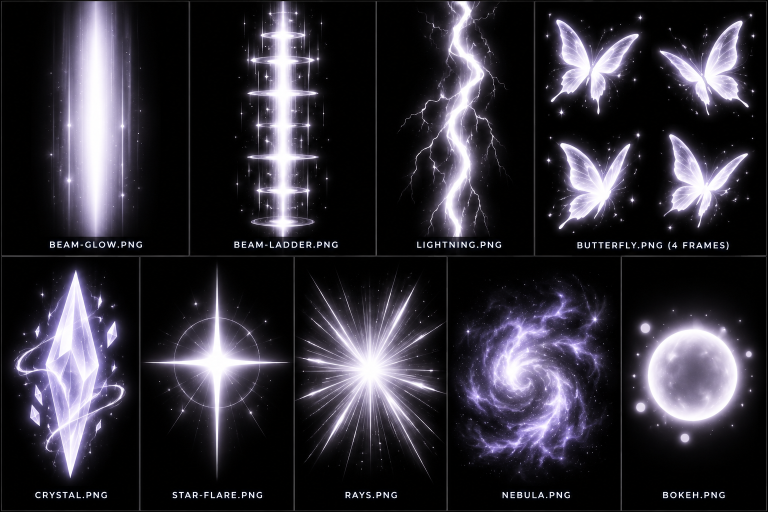
#> input picture huzz-valley/design/vfx/owner-vfx-sheet-oct17.png, 1536 x 1024 px, found by its file name (shown at 1/2 size)
$ python cut_owner_sheet.py
#> lines starting #> are read from the running program, lines starting #| are printed output that depends on the picture
# Cuts the owner's 9 effect pictures (design/vfx/owner-vfx-sheet-oct17.png, one 1536x1024 sheet from their other AI,
# "Secret cutscene effect pictures", docs/PICTURES-TO-MAKE.md section 8) into our assets/fx files, replacing our
# own drawings. Each panel is cut inside its grey border and above its printed label; the picture's brightness
# becomes the alpha on white, so ParticleEmitter/Beam colours tint it like before. Beam textures run along their
# length in Roblox, so the tall beams and the lightning are turned on their side (our files were wide too).
# The panels are small (about 300 x 460 px each), so these are softer than separate 512 px PNGs would be.
# Usage (from huzz-valley/): python3 tools/fx/cut_owner_sheet.py   then python3 tools/icons/pack_images.py
import os
import numpy as np
from PIL import Image

SRC = 'design/vfx/owner-vfx-sheet-oct17.png'
OUT = 'assets/fx'
TOP, BOT = (6, 470), (516, 976)  # rows of the two bands, above the labels
# name: (x0, x1, band, out size, turn)
PANELS = {
    'beam-glow': (7, 375, TOP, (512, 128), True),
    'beam-ladder': (382, 749, TOP, (512, 128), True),
    'lightning': (756, 1065, TOP, (512, 128), True),
    'butterfly': (1072, 1529, TOP, (512, 512), False),
    'crystal': (7, 276, BOT, (256, 256), False),
    'star-flare': (283, 585, BOT, (256, 256), False),
    'rays': (592, 891, BOT, (512, 512), False),
    'nebula': (898, 1239, BOT, (256, 256), False),
    'bokeh': (1246, 1529, BOT, (256, 256), False),
}


def to_alpha(img):
    a = np.asarray(img.convert('RGB')).astype(float)
    lum = a.max(2)
    lum = np.clip((lum - 10) / 245, 0, 1)  # (the black isn't quite black: lift it to clear)
    out = np.zeros(a.shape[:2] + (4,), np.uint8)
    out[..., :3] = 255
    out[..., 3] = (lum * 255).astype(np.uint8)
    return Image.fromarray(out, 'RGBA')


def fit(img, size):
    # keep the shape's proportions on a transparent square/strip of `size`
    w, h = img.size
    s = min(size[0] / w, size[1] / h)
    img = img.resize((max(1, round(w * s)), max(1, round(h * s))), Image.LANCZOS)
    canvas = Image.new('RGBA', size, (255, 255, 255, 0))
    canvas.paste(img, ((size[0] - img.size[0]) // 2, (size[1] - img.size[1]) // 2))
    return canvas


def butterfly(img):
    # their 4 frames sit in a 2x2 grid: square each quarter on its own centre so the flipbook doesn't jump
    w, h = img.size
    sheet = Image.new('RGBA', (512, 512), (255, 255, 255, 0))
    for i in range(4):
        cx, cy = i % 2, i // 2
        q = img.crop((cx * w // 2, cy * h // 2, (cx + 1) * w // 2, (cy + 1) * h // 2))
        sheet.paste(fit(q, (256, 256)), (cx * 256, cy * 256))
    return sheet


sheet = Image.open(SRC)
#> sheet is the input picture: PIL image 1536x1024 RGB; mean R, G, B 49.6, 46.8, 55.5
for name, (x0, x1, (y0, y1), size, turn) in PANELS.items():
    img = to_alpha(sheet.crop((x0, y0, x1, y1)))
    bbox = img.getchannel('A').point(lambda v: 255 if v > 6 else 0).getbbox()
    if name == 'butterfly':
        out = butterfly(img)
    else:
        img = img.crop(bbox)
        if turn:
            img = img.rotate(90, expand=True)
            out = img.resize(size, Image.LANCZOS)  # (stretched along the beam: it is drawn that way in Roblox)
        else:
            out = fit(img, size)
    out.save(os.path.join(OUT, name + '.png'))
    print(name, out.size)
#> this loop made 9 passes
#> bbox on passes 1 to 9: (79, 0, 290, 464), (88, 0, 278, 464), (38, 0, 267, 464), (15, 17, 441, 461), (8, 10, 257, 453), (0, 9, 301, 445), (0, 23, 299, 446), (8, 29, 331, 448), (5, 84, 272, 385)
#> pass 1, in to_alpha, `a = np.asarray(img.convert('RGB')).astype(float)`:
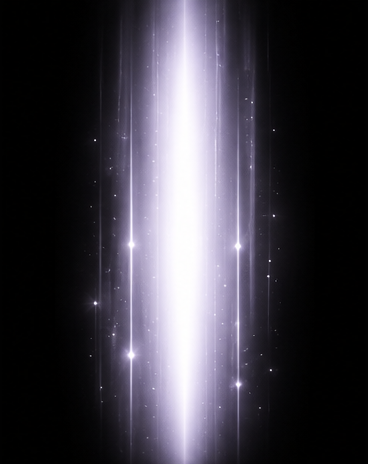
#> a: shape (464, 368, 3) float64; mean R, G, B 62.1, 59.1, 68.6
#> pass 1, in to_alpha, `lum = a.max(2)`:
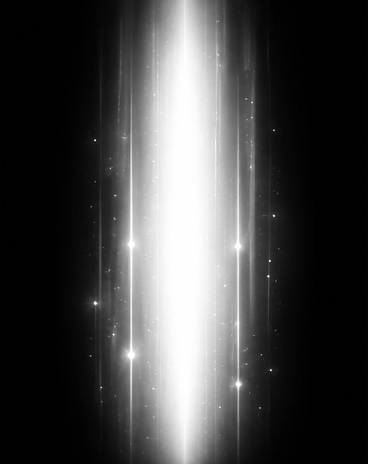
#> lum: shape (464, 368) float64; min 0, max 255, mean 68.7
